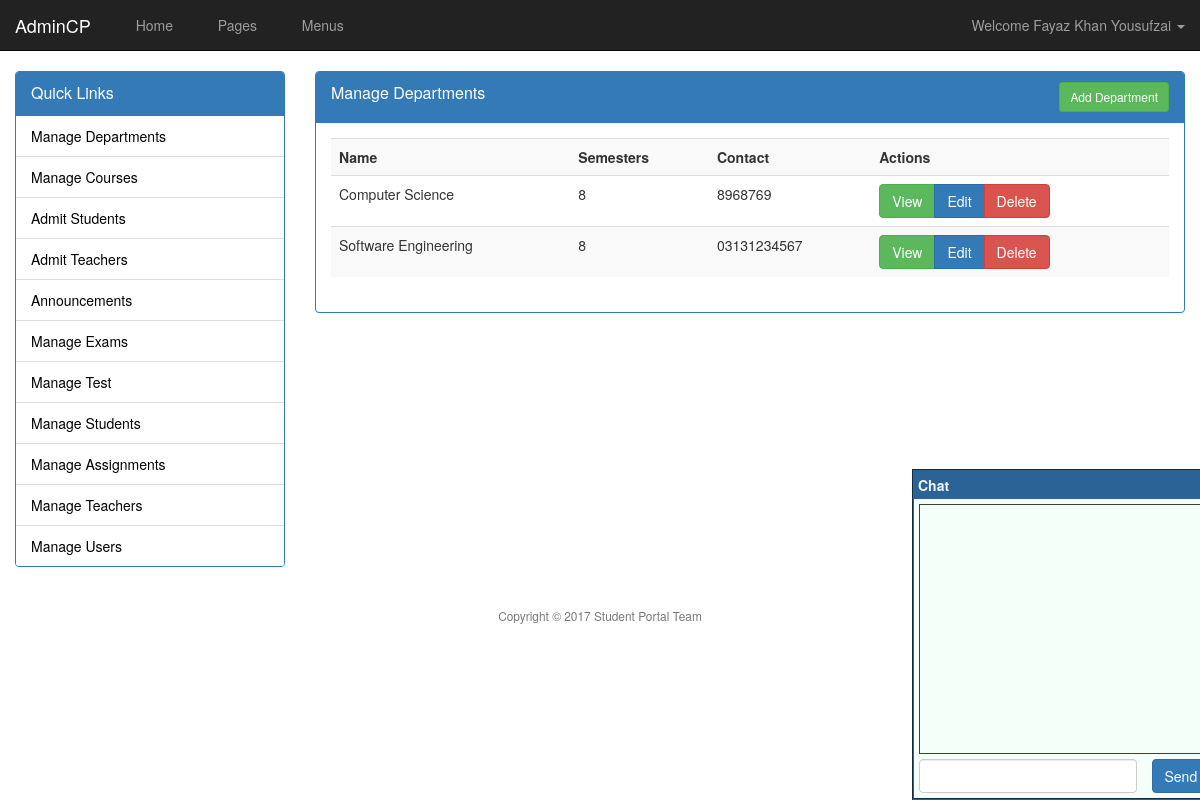
The app's page /admin/departments.php (signed in) with its own data.
### tables this page shows
CREATE TABLE `departments` (
  `department_id` int(11) NOT NULL,
  `department_name` varchar(64) NOT NULL,
  `department_semester` int(2) NOT NULL,
  `department_contact` varchar(20) NOT NULL
);

### inc/database.php (called while the page is built, shortened)
<?php
class Database {
    public static $options = array();
    protected $con;
    protected $rs;
    public function __construct() {
        if (empty(self::$options)) {
            self::$options = array(
                PDO::ATTR_PERSISTENT => true,
                PDO::ATTR_ERRMODE => PDO::ERRMODE_EXCEPTION,
                PDO::MYSQL_ATTR_INIT_COMMAND => "SET NAMES utf8"
            );
        }
        try {
            $dsn = 'mysql:host=' . DB_HOST . ';dbname=' . DB_NAME;
            $this->con = new PDO($dsn, DB_USER, DB_PASS, self::$options);
        } catch (PDOException $e) {
            throw $e;
        }
    }
    public function query($stmt, $args = NULL) {
        $output = FALSE;
        try {
            $qprm = (!is_null($args) && !is_array($args)) ? array($args) : $args;
            $this->rs = $this->con->prepare($stmt);
            if (is_null($qprm)) {
                $this->rs->execute();
            } else {
                $this->rs->execute($qprm);
            }
            $output = $this;
        } catch (PDOException $e) {
            throw $e;
        }
        return $output;
    }
    public function fetchObject() {
        return $this->rs->fetch(PDO::FETCH_OBJ);
    }
}

### admin/departments.php (the view)
<?php require 'header.php' ?>
<?php
$db = new Database();
if (isset($_GET["action"])) {
    $a = cleanString($_GET["action"]);
    if ($a === "add") {
        ?>
        <div class="panel panel-primary">
            <div class="panel-heading">
                <div class="panel-title">
                    Add Department
                </div>
            </div>
            <div class="panel-body">
                <?php
                if (isset($_POST["publish"])) {
                    $name = cleanString($_POST["name"]);
                    $semester = cleanString($_POST["semester"]);
                    $contact = cleanString($_POST["contact"]);
                    if (empty($name) || empty($semester) || empty($contact)) {
                        msgBox("error", "Please provide all fields");
                    } else {
                        try {
                            $stmt = "INSERT INTO departments(department_name, department_semester, department_contact) VALUES(?,?,?)";
                            $args = array($name, $semester, $contact);
                            $db->runQuery($stmt, $args);
                            msgBox("ok", "Department Published");
                        } catch (PDOException $e) {
                            msgBox("error", $e->getMessage());
                        }
                    }
                }
                ?>
                <form method="post" action="departments.php?action=add">
                    <div class="form-group">
                        <label>Department Name</label>
                        <input type="text" name="name" class="form-control" required="" />
                    </div>
                    <div class="form-group">
                        <label>Department Semesters</label>
                        <input type="number" name="semester" class="form-control" required="" />
                    </div>
                    <div class="form-group">
                        <label>Department Contact</label>
                        <input type="text" name="contact" class="form-control" required="" />
                    </div>
                    <input type="submit" name="publish" value="Publish" class="btn btn-primary" />
                </form>
            </div>
        </div>
        <?php
    } else if ($a === "edit") {
        if (isset($_GET["id"])) {
            $id = intval(cleanString($_GET["id"]));
            ?>
            <div class="panel panel-primary">
                <div class="panel-heading">
                    <div class="panel-title">
                        Edit Department
                        <div class="pull-right">
                            <a href="departments.php" class="btn btn-sm btn-success">Back</a>
                        </div>
                        <div class="clearfix"></div>
                    </div>
                </div>
                <div class="panel-body">
                    <?php
                    if (isset($_POST["publish"])) {
                        $name = cleanString($_POST["name"]);
                        $semester = cleanString($_POST["semester"]);
                        $contact = cleanString($_POST["contact"]);
                        if (empty($name) || empty($semester) || empty($contact)) {
                            msgBox("error", "All Fields are required");
                        } else {
                            try {
                                $stmt = "UPDATE departments SET department_name = ?,"
                                        . "department_semester = ?,"
                                        . "department_contact = ? WHERE department_id = ?";
                                $args = array($name, $semester,$contact, $id);
                                $db->runQuery($stmt, $args);
                                msgBox("ok", "Department Updated");
                            } catch (PDOException $e) {
                                msgBox("error", $e->getMessage());
                            }
                        }
                    }
                    $db->query("SELECT * FROM departments WHERE department_id = ?", array($id));
                    $r = $db->fetchObject();
                    ?>
                    <form method="post" action="<?php echo $_SERVER["REQUEST_URI"] ?>">
                        <div class="form-group">
                            <label>Department Name</label>
                            <input type="text" name="name" value="<?php echo $r->department_name ?>" class="form-control" required="" />
                        </div>
                        <div class="form-group">
                            <label>Department Semesters</label>
                            <input type="number" name="semester" value="<?php echo $r->department_semester; ?>" class="form-control" required="" />
                        </div>
                        <div class="form-group">
                            <label>Department Contact</label>
                            <input type="text" name="contact" value="<?php echo $r->department_contact ?>" class="form-control" required="" />
                        </div>
                        <input type="submit" name="publish" value="Update" class="btn btn-primary" />
                    </form>
                </div>
            </div>
            <?php
        }
    } else if ($a === "delete") {
        if (isset($_GET["id"])) {
            $id = intval(cleanString($_GET["id"]));
            try {
                $db->runQuery("DELETE FROM departments WHERE department_id = ?", array($id));
                msgBox("ok", "Department Deleted");
                header("refresh:1;url=departments.php");
            } catch (PDOException $e) {
                msgBox("erorr", $e->getMessage());
                header("refresh:3;url=departments.php");
            }
        }
    } else {
        echo "Nothing to do";
    }
} else {
    ?>
    <div class="panel panel-primary">
        <div class="panel-heading">
            <div class="panel-title">
                Manage Departments
                <div class="pull-right">
                    <a href="departments.php?action=add" class="btn btn-sm btn-success">Add Department</a>
                </div>
                <div class="clearfix"></div>
            </div>
        </div>
        <div class="panel-body">
            <table class="table table-striped table-hover">
                <tr>
                    <th>Name</th>
                    <th>Semesters</th>
                    <th>Contact</th>
                    <th>Actions</th>
                </tr>
                <?php
                try {
                    $db->query("SELECT * FROM departments");
                    while ($r = $db->fetchObject()) {
                        echo "
                            <tr>
                                <td>$r->department_name</td>
                                <td>$r->department_semester</td>
                                <td>$r->department_contact</td>
                                <td>
                                    <div class='btn-group'>
                                        <a href='' class='btn btn-success'>View</a>
                                        <a href='departments.php?action=edit&amp;id=$r->department_id' class='btn btn-primary'>Edit</a>
                                        <a href='departments.php?action=delete&amp;id=$r->department_id' class='btn btn-danger'>Delete</a>
                                    </div>
                                </td>
                            </tr>
                        ";
                    }
                } catch (PDOException $e) {
                    msgBox("error", $e->getMessage());
                }
                ?>
            </table>
        </div>
    </div>
    <?php
}
?>
<?php require 'footer.php' ?>

### content/assets/admin-theme/css/style.css (style rules this page uses)
@media (min-width: 786px) { .admin-body { background: url('../background.jpg') no-repeat fixed center center } }

### records on screen
departments: department_name "Computer Science", department_semester "8", department_contact "8968769"
departments: department_name "Software Engineering", department_semester "8", department_contact "03131234567"

### other values on screen
$_SESSION["user_name"] "Fayaz Khan Yousufzai"
